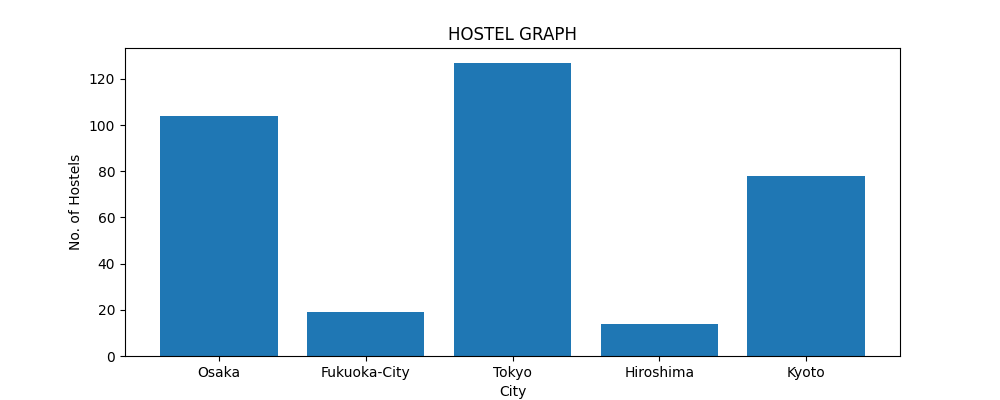

Here is the Python script that generated this plot:
import matplotlib.pyplot as plt
from pandas import *

# Define the data for the chart
data = read_csv("C:\\Users\\Slim5\\Downloads\\Hostel.csv")
c = data['City']
cities=c.tolist()
City=c.unique().tolist()


count=[0]*5
for i in cities:
    if i is City[0]:
        count[0]=count[0]+1
    if i is City[1]:
        count[1]=count[1]+1
    if i is City[2]:
        count[2]=count[2]+1
    if i is City[3]:
        count[3]=count[3]+1
    if i is City[4]:
        count[4]=count[4]+1
        
plt.figure(figsize=(10, 4))
plt.bar(City, count)

# Add axis labels
plt.xlabel('City')
plt.ylabel('No. of Hostels')
plt.title('HOSTEL GRAPH')

plt.savefig('chart.png')

